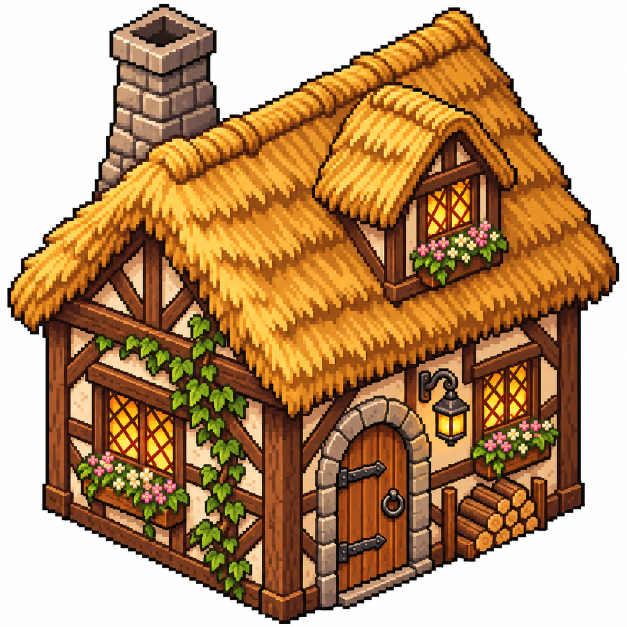
#> input picture art-source/01.png, 1254 x 1254 px (shown at 1/2 size)
$ python plate_reg.py ../art-source/01.png ../art-source/02.png ../art-source/02.png
#> lines starting #> are read from the running program, lines starting #| are printed output that depends on the picture
"""Find the offset of plate B relative to plate A (B origin = A origin + (dx,dy)) by matching their overlap.
usage: python3 tools/plate_reg.py A.png B.png  [side: right|below|any]"""
import sys, numpy as np
from PIL import Image

def load(p, s):
    im = Image.open(p).convert('L'); return np.asarray(im.resize((im.width // s, im.height // s), Image.BOX), float)

def score(a, b, dx, dy, min_ov):
    H, W = a.shape
    x0, x1 = max(0, dx), min(W, b.shape[1] + dx); y0, y1 = max(0, dy), min(H, b.shape[0] + dy)
    if x1 - x0 < min_ov[0] or y1 - y0 < min_ov[1]: return 1e9
    return np.abs(a[y0:y1, x0:x1] - b[y0 - dy:y1 - dy, x0 - dx:x1 - dx]).mean()

def register(pa, pb, side='any'):
    s = 8; a = load(pa, s); b = load(pb, s); H, W = a.shape
#> in load, `im = Image.open(p).convert('L')`:
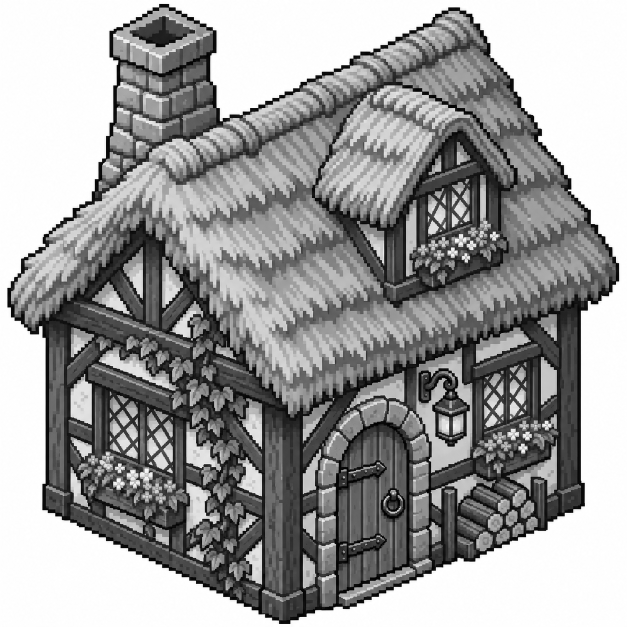
#> im: PIL image 1254x1254 L (shown at 1/2 size); min 0, max 255, mean 156.7
#> in load, `return np.asarray(im.resize((im.width // s, im.height // s), Image.BOX`:
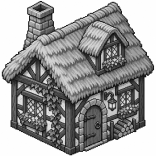
#> returned value: shape (156, 156) float64; min 12, max 255, mean 156.8
#> call 2 of load, with p = '../art-source/02.png', s = 8
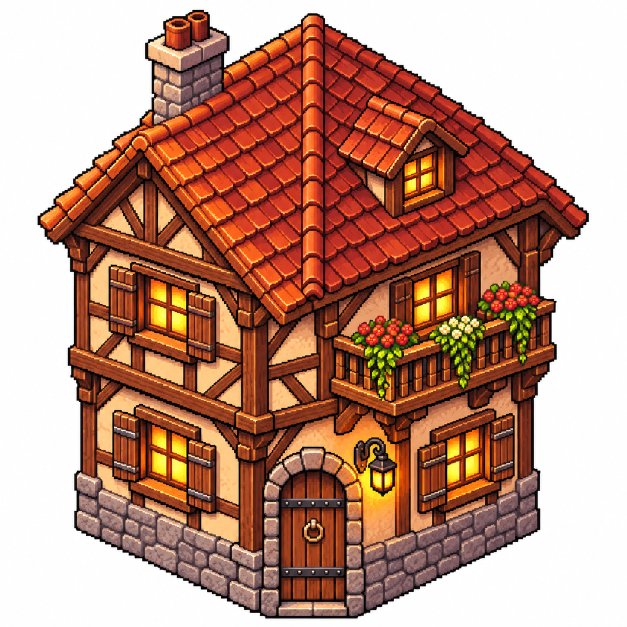
#> input picture art-source/02.png, 1254 x 1254 px (shown at 1/2 size)
#> in load (call 2), `im = Image.open(p).convert('L')`:
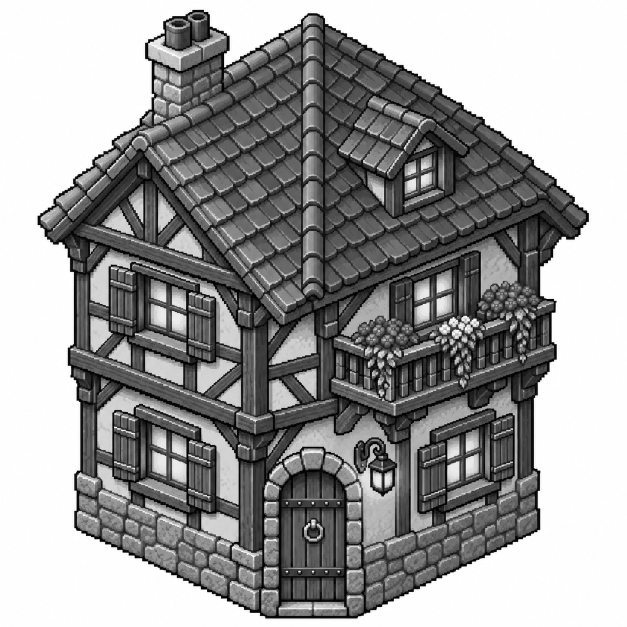
#> im: PIL image 1254x1254 L (shown at 1/2 size); min 0, max 255, mean 155.8
#> in load (call 2), `return np.asarray(im.resize((im.width // s, im.height // s), Image.BOX`:
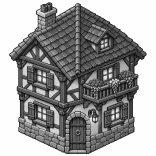
#> returned value: shape (156, 156) float64; min 5, max 255, mean 155.8
#> after `H, W = a.shape`: H = 156; W = 156
    rng_x = range(-W + 8, W - 7); rng_y = range(-H + 8, H - 7)
    if side == 'right': rng_x = range(W // 3, W - 4); rng_y = range(-H // 4, H // 4)
    if side == 'below': rng_x = range(-W // 4, W // 4); rng_y = range(H // 3, H - 4)
    best = min(((score(a, b, dx, dy, (6, 6)), dx, dy) for dx in rng_x for dy in rng_y))
#> best = (0.00673, -123, 147)
    _, dx, dy = best
#> dx = -123; dy = 147
    for s2 in (4, 2, 1):
        a = load(pa, s2); b = load(pb, s2); f = s // s2
#> call 3 of load, with p = '../art-source/01.png', s = 4
#> in load (call 3), `return np.asarray(im.resize((im.width // s, im.height // s), Image.BOX`:
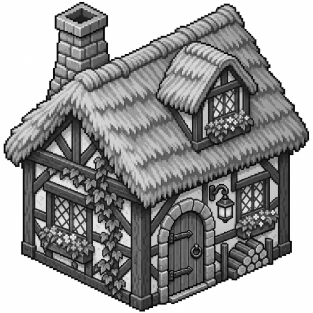
#> returned value: shape (313, 313) float64; min 2, max 255, mean 157
#> call 4 of load, with p = '../art-source/02.png', s = 4
#> in load (call 4), `return np.asarray(im.resize((im.width // s, im.height // s), Image.BOX`:
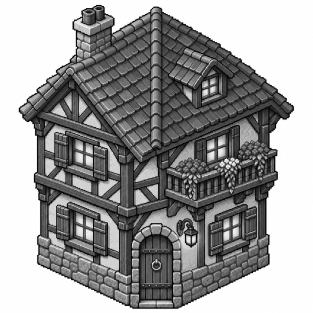
#> returned value: shape (313, 313) float64; min 1, max 255, mean 156
        cand = [(score(a, b, X, Y, (12, 12)), X, Y) for X in range(dx * f - f, dx * f + f + 1) for Y in range(dy * f - f, dy * f + f + 1)]
#> cand = 25 items, first 6: (0.278, -248, 292), (0.264, -248, 293), (0.275, -248, 294), (0.271, -248, 295), (0.27, -248, 296), (0.284, -247, 292)
        e, dx, dy = min(cand); s = s2
#> after `e, dx, dy = min(cand)`: e = 0.264; dx = -248; dy = 293
    return dx, dy, e

if __name__ == '__main__':
    print(register(sys.argv[1], sys.argv[2], sys.argv[3] if len(sys.argv) > 3 else 'any'))
